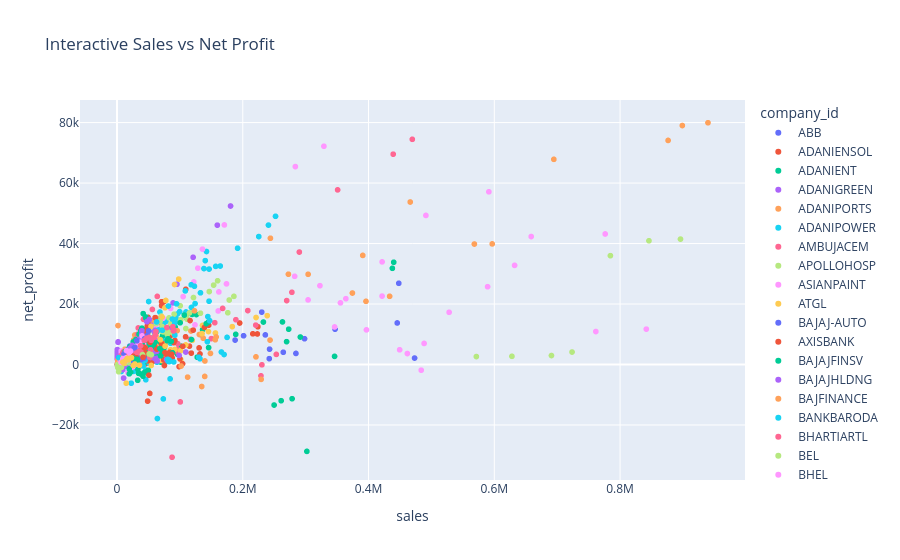

Notebook code cell kept with this figure:
### Code cell
interactive_chart = px.scatter(
    profit_loss,
    x="sales",
    y="net_profit",
    color="company_id",
    title="Interactive Sales vs Net Profit"
)

interactive_chart.show()
